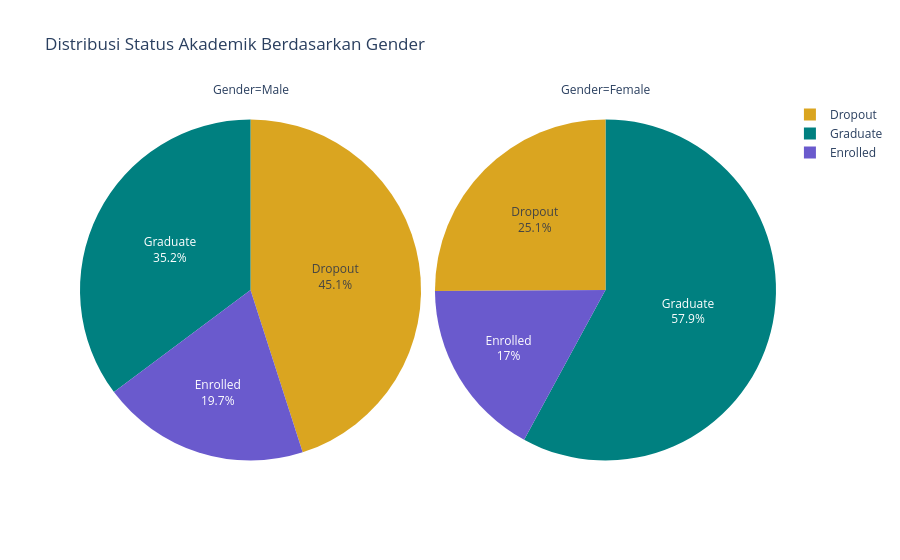

Notebook code cell kept with this figure:
### Markdown cell above
**Observasi**

- Distribusi data menunjukkan kemiringan ke kanan (right-skewed), yang mengindikasikan bahwa mayoritas mahasiswa berada pada rentang usia akhir remaja hingga awal 20-an.
- Selain itu, teramati adanya peningkatan angka dropout pada kelompok mahasiswa yang berusia pertengahan 20-an hingga awal 30-an.

### Code cell
df_plot = df.copy()
df_plot['Gender'] = df_plot['Gender'].map({1: 'Male', 0: 'Female'})

# 2. Buat Pie Chart tanpa 'values' agar Plotly menghitung jumlah orang (Count)
fig = px.pie(df_plot,
             names='Status',       # Kelompokkan potongan pie berdasarkan Status
             facet_col='Gender',   # Bagi menjadi dua kolom berdasarkan Gender yang sudah di-map
             color='Status',       # Pastikan warna konsisten per status
             color_discrete_map={
                 'Graduate': 'teal',
                 'Dropout': 'goldenrod',
                 'Enrolled': 'slateblue'
             },
             title='Distribusi Status Akademik Berdasarkan Gender')

# Tambahkan label persentase
fig.update_traces(textinfo='percent+label')

fig.show()

### Figure 1 — Plotly figure (JSON) as saved in the notebook; plotly's stock layout.template omitted (floating-point values rounded to 4 significant figures; data arrays with more than 128 entries replaced by an {"elided": "..."} marker saying what was removed)
{"data": [{"customdata": {"elided": "1556x1 str values"}, "domain": {"x": [0, 0.49], "y": [0, 1]}, "hovertemplate": "Gender=Male<br>Status=%{customdata[0]}<extra></extra>", "labels": {"elided": "1556 str values"}, "legendgroup": "", "marker": {"colors": {"elided": "1556 str values"}}, "name": "", "showlegend": true, "textinfo": "percent+label", "type": "pie"}, {"customdata": {"elided": "2868x1 str values"}, "domain": {"x": [0.51, 1], "y": [0, 1]}, "hovertemplate": "Gender=Female<br>Status=%{customdata[0]}<extra></extra>", "labels": {"elided": "2868 str values"}, "legendgroup": "", "marker": {"colors": {"elided": "2868 str values"}}, "name": "", "showlegend": true, "textinfo": "percent+label", "type": "pie"}], "layout": {"annotations": [{"font": {}, "showarrow": false, "text": "Gender=Male", "x": 0.245, "xanchor": "center", "xref": "paper", "y": 1, "yanchor": "bottom", "yref": "paper"}, {"font": {}, "showarrow": false, "text": "Gender=Female", "x": 0.755, "xanchor": "center", "xref": "paper", "y": 1, "yanchor": "bottom", "yref": "paper"}], "legend": {"tracegroupgap": 0}, "title": {"text": "Distribusi Status Akademik Berdasarkan Gender"}}}
